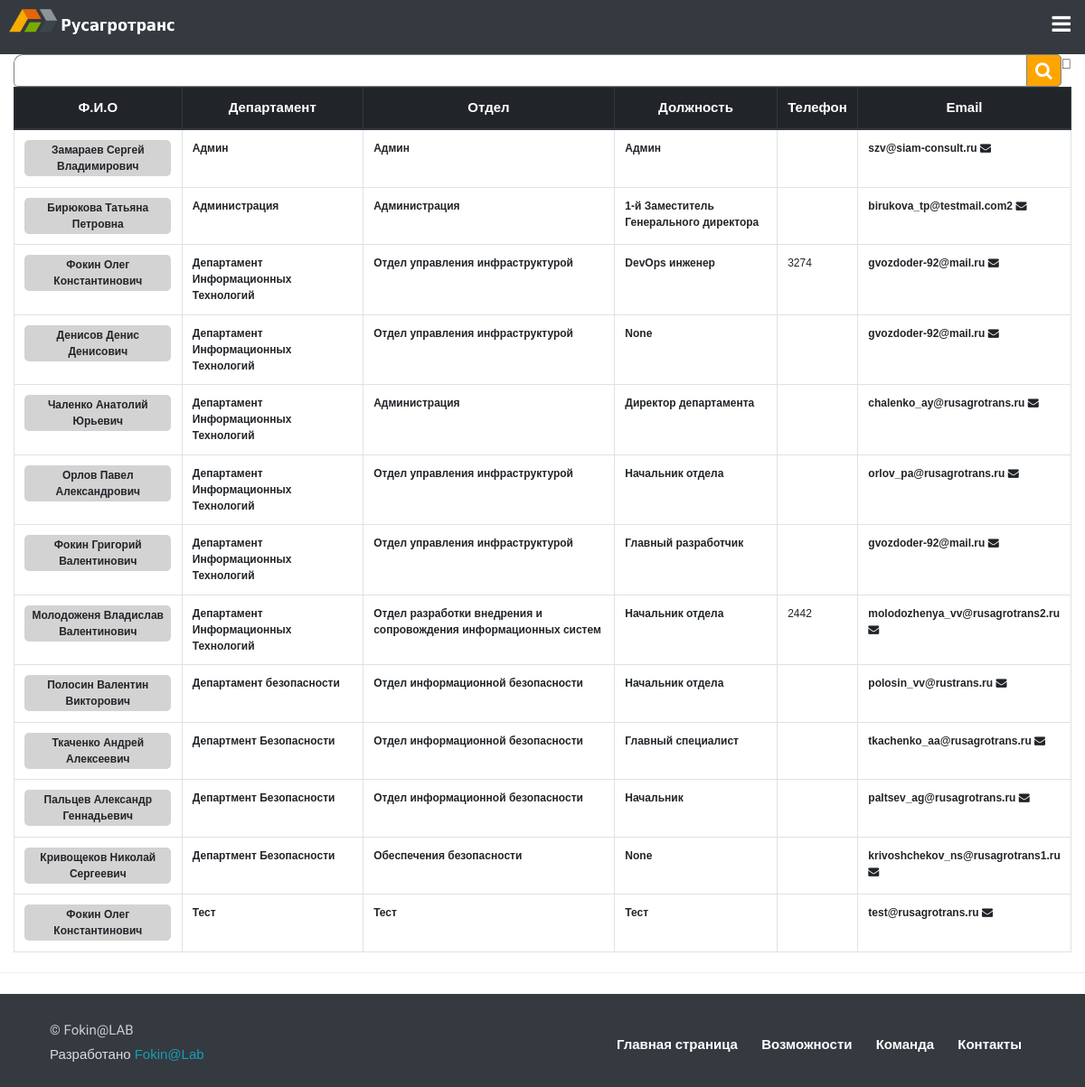
/inventory/users/, run on the app's committed database.
### Request_Access/models.py (models this page shows, shortened)
class UserProfile(models.Model):
    user = models.OneToOneField(User, on_delete=models.CASCADE)
    user_last_name = models.CharField(max_length=200, help_text="Фамилия", verbose_name="Фамилия", blank=True)
    user_first_name = models.CharField(max_length=200, help_text="Имя", verbose_name="Имя", blank=True)
    user_second_name = models.CharField(max_length=200, help_text="Отчество", verbose_name="Отчество", blank=True)
    user_full_name = models.CharField(max_length=1000, verbose_name="Полное имя", null=True, blank=True)
    user_position = models.CharField(max_length=300, verbose_name="Должность", null=True, blank=True)
    user_dep = models.CharField(max_length=200, help_text="Департамент", verbose_name="Департамент", blank=True)
    user_otdel = models.CharField(max_length=200, help_text="Отдел", verbose_name="Отдел", blank=True)
    user_email = models.EmailField(help_text="Email", verbose_name="Почтовый адрес", blank=True)
    user_telephone = models.CharField(max_length=30, verbose_name="Внутренний телефон", null=True, blank=True)
    user_mobile = models.CharField(max_length=30, verbose_name="Мобильный телефон", null=True, blank=True)
    user_boss = models.ForeignKey(User, related_name="boss", on_delete=models.CASCADE,
                                  help_text="Руководитель пользователя",
                                  verbose_name="Руководитель пользователя", blank=True, null=True)
    user_company = models.ForeignKey(Companys, verbose_name="Компания пользователя", on_delete=models.CASCADE)
    class Meta:
        verbose_name = 'Профиль Пользователя'
        verbose_name_plural = 'Профили пользователей'

### inventory/templates/inventory/UserPortal.html
{% extends "Main_Templates/main_template.html"%}
{% block content %}
{% include "Include_Templates/header.html" %}
{% load static %}
<link rel="stylesheet" href="{% static 'css/search.css'%}">
<div class="container-fluid" style="min-height:77vh;">
    <table class="table table-bordered text-center">
        <thead class="thead-dark">
        <tr>
            <th scope="row">Ф.И.О</th>
            <th scope="row">Департамент</th>
            <th scope="row">Отдел</th>
            <th scope="row">Должность</th>
            <th scope="row">Телефон</th>
            <th scope="row">Email</th>
        </tr>
        </thead>
        <div class="search">
            <input id="userinput" type="search" class="searchTerm" laceholder="Поиск" onkeyup="SearchTable('userinput','Table1')">
            <button type="submit" class="searchButton">
                <i class="fa fa-search"></i>
            </button>
        </div>
        <tbody id="Table1" style="font-size:12px;text-align:left;">
        {% for keys in object_list %}
        <tr>
            <td>
                <div class="container" style="padding:2px 2px 2px 2px;background:#D3D3D3;border-radius:5px;margin:0px 0px 0px 0px;"><b><a href="">{{ keys.user_full_name }}</a></b></div>
            </td>
            <td><b>{{keys.user_dep}}</b></td>
            <td><b>{{keys.user_otdel}}</b></td>
            <td><b>{{keys.user_position}}</b></td>
            {% if keys.user_telephone == Null %}
            <td></td>
            {% else %}
            <td>{{ keys.user_telephone }}</td>
            {% endif %}
            <td style="text-align:left;width:20%"><b><a href="mailto:{{keys.user_email}}">{{keys.user_email}} <i class="fa fa-envelope"></i></a></b></td>
        </tr>
        {% endfor %}
        </tbody>
    </table>
</div>
<hr class="my-4">
{% endblock %}

### MainApp/static/css/w3.css (style rules this page uses)
html { box-sizing:border-box }
*,*:before,*:after { box-sizing:inherit }
html { -ms-text-size-adjust:100%;-webkit-text-size-adjust:100% }
body { margin:0 }
a { background-color:transparent }
b,strong { font-weight:bolder }
hr { box-sizing:content-box;height:0;overflow:visible }
button,input,select,textarea,optgroup { font:inherit;margin:0 }
button,input { overflow:visible }
button,select { text-transform:none }
button,[type=button],[type=reset],[type=submit] { -webkit-appearance:button }
[type=search] { -webkit-appearance:textfield;outline-offset:-2px }
html,body { font-family:Verdana,sans-serif;font-size:15px;line-height:1.5; }
html { overflow-x:hidden }
hr { border:0;border-top:1px solid #eee;margin:20px 0 }
a { color:inherit }

### MainApp/static/css/style.css (style rules this page uses)
a { transition: 0.5s; }

### MainApp/static/css/search.css (style rules this page uses)
.search { width: 100%; position: relative; display: flex; }
.searchTerm { width: 100%; border: 1px solid gray; border-right: none; padding: 5px; height: 36px; border-radius: 10px 0 0 5px; outline: none; color: #9DBFAF; }
.searchButton { width: 40px; height: 36px; border: 1px solid gray; background: orange; text-align: center; color: #fff; border-radius: 0 5px 5px 0; cursor: pointer; font-size: 20px; }

### data on the page
UserProfile: user_full_name "Замараев Сергей Владимирович", user_dep "Админ", user_otdel "Админ", user_position "Админ", user_email "szv@siam-consult.ru"
UserProfile: user_full_name "Бирюкова Татьяна Петровна", user_dep "Администрация", user_otdel "Администрация", user_position "1-й Заместитель Генерального директора", user_email "birukova_tp@testmail.com2"
UserProfile: user_full_name "Фокин Олег Константинович", user_dep "Департамент Информационных Технологий", user_otdel "Отдел управления инфраструктурой", user_position "DevOps инженер", user_telephone "3274", user_email "gvozdoder-92@mail.ru"
UserProfile: user_full_name "Денисов Денис Денисович", user_dep "Департамент Информационных Технологий", user_otdel "Отдел управления инфраструктурой", user_position "None", user_email "gvozdoder-92@mail.ru"
UserProfile: user_full_name "Чаленко Анатолий Юрьевич", user_dep "Департамент Информационных Технологий", user_otdel "Администрация", user_position "Директор департамента", user_email "chalenko_ay@rusagrotrans.ru"
UserProfile: user_full_name "Орлов Павел Александрович", user_dep "Департамент Информационных Технологий", user_otdel "Отдел управления инфраструктурой", user_position "Начальник отдела", user_email "orlov_pa@rusagrotrans.ru"
UserProfile: user_full_name "Фокин Григорий Валентинович", user_dep "Департамент Информационных Технологий", user_otdel "Отдел управления инфраструктурой", user_position "Главный разработчик", user_email "gvozdoder-92@mail.ru"
UserProfile: user_full_name "Молодоженя Владислав Валентинович", user_dep "Департамент Информационных Технологий", user_otdel "Отдел разработки внедрения и сопровождения информационных систем", user_position "Начальник отдела", user_telephone "2442", user_email "molodozhenya_vv@rusagrotrans2.ru"
UserProfile: user_full_name "Полосин Валентин Викторович", user_dep "Департамент безопасности", user_otdel "Отдел информационной безопасности", user_position "Начальник отдела", user_email "polosin_vv@rustrans.ru"
UserProfile: user_full_name "Ткаченко Андрей Алексеевич", user_dep "Департмент Безопасности", user_otdel "Отдел информационной безопасности", user_position "Главный специалист", user_email "tkachenko_aa@rusagrotrans.ru"
UserProfile: user_full_name "Пальцев Александр Геннадьевич", user_dep "Департмент Безопасности", user_otdel "Отдел информационной безопасности", user_position "Начальник", user_email "paltsev_ag@rusagrotrans.ru"
UserProfile: user_full_name "Кривощеков Николай Сергеевич", user_dep "Департмент Безопасности", user_otdel "Обеспечения безопасности", user_position "None", user_email "krivoshchekov_ns@rusagrotrans1.ru"
UserProfile: user_full_name "Фокин Олег Константинович", user_dep "Тест", user_otdel "Тест", user_position "Тест", user_email "test@rusagrotrans.ru"
